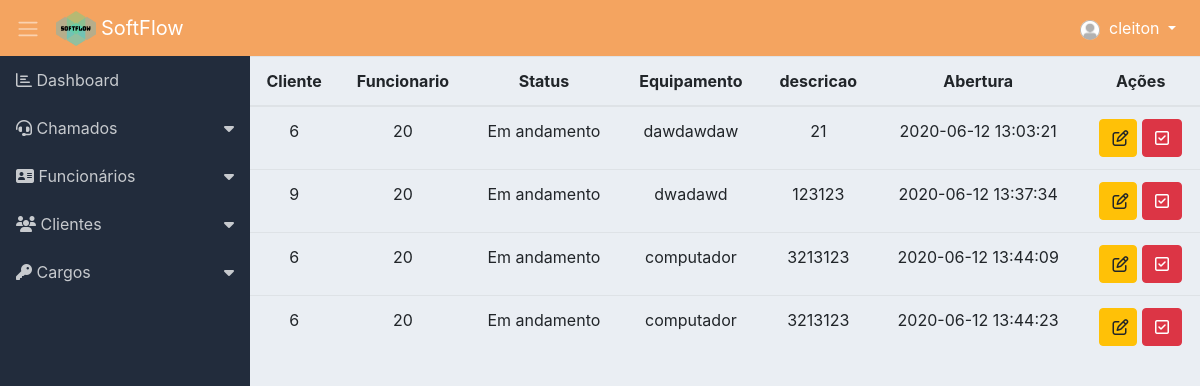
Screenshot of /chamado_andamento.php (signed in) with the database file from the repository.
### tables this page shows
CREATE TABLE `chamado` (
  `id` int(11) NOT NULL,
  `id_cliente` int(11) NOT NULL,
  `id_funcionario` int(11) DEFAULT NULL,
  `status` varchar(155) NOT NULL,
  `equipamento` varchar(115) NOT NULL,
  `descricao` varchar(155) NOT NULL,
  `abertura` varchar(155) NOT NULL,
  `encerramento` varchar(155) DEFAULT NULL
);

### classes/Model.php (called while the page is built, shortened)
<?php
require_once 'Conn.php';
class Model
{
    public function __construct()
    {
        $conn = new Conn();
        $this->db = $conn->getConn();
    }
}

### classes/Conn.php (called while the page is built)
<?php
class Conn {
    public static $Host = "localhost";
    public static $User = "root";
    public static $Pass = "";
    public static $Dbname = "sistema_informatica_pi";
    private static $Connect = null;
    private static function Conectar() {
        try {
            if(self::$Connect == null):
                self::$Connect = new PDO('mysql:host=' . self::$Host .';dbname='.self::$Dbname, self::$User, self::$Pass);
            endif;
        } catch (Exception $ex) {
            echo 'Mensagem: ' . $ex->getMessage();
            die;
        }
        return self::$Connect;
    }
    public function getConn() {
        return self::Conectar();
    }
}

### classes/ChamadoDAO.php (called while the page is built, shortened)
<?php
require_once 'Model.php';
class ChamadoDAO extends Model
{
    public function __construct() {
    	$this->tabela = 'chamado';
    	$this->class = 'Chamado';
    }
    public function listarAndamento($funcionario)
    {
        $sql = "SELECT * FROM {$this->tabela} WHERE id_funcionario = '{$funcionario}' AND status='Em andamento'";
        $stmt = $this->db->prepare($sql);
        $stmt->setFetchMode(PDO::FETCH_CLASS, $this->class);
        $stmt->execute();
        return $stmt->fetchAll();
    }
}

### classes/Chamado.php (called while the page is built, shortened)
<?php
class Chamado
{
	private $id;
	private $id_cliente;
    private $id_funcionario;
	private $status;
	private $descricao;
	private $abertura;
    private $equipamento;
    public function getId()
    {
        return $this->id;
    }
    public function getStatus()
    {
        return $this->status;
    }
    public function getDescricao()
    {
        return $this->descricao;
    }
    public function getAbertura()
    {
        return $this->abertura;
    }
    public function getIdCliente()
    {
        return $this->id_cliente;
    }
    public function getEquipamento()
    {
        return $this->equipamento;
    }
    public function getIdFuncionario()
    {
        return $this->id_funcionario;
    }
}

### chamado_andamento.php (the view, shortened to what this page needs)
<?php include 'layout/header.php'; ?>
<?php include './layout/menu.php'; ?>
<?php
require 'classes/Chamado.php';
require 'classes/ChamadoDAO.php';
$chamadoDAO = new ChamadoDAO();
$funcionario = $_SESSION['id_funcionario'];
$chamados = $chamadoDAO->listarAndamento($funcionario);
?>
<div style="width: 100%;">
	<table class="table text-center">
		<thead>
			<tr>
				<th>Cliente</th>
				<th>Funcionario</th>
				<th>Status</th>
				<th>Equipamento</th>
				<th>descricao</th>
				<th>Abertura</th>
				<th>Ações</th>
			</tr>
		</thead>
		<tbody>
			<?php foreach ($chamados as $chamado) { ?>
				<tr>
					<td><?= $chamado->getIdCliente() ?></td>
					<td><?= $chamado->getIdFuncionario() ?></td>
					<td><?= $chamado->getStatus() ?></td>
					<td><?= $chamado->getEquipamento() ?></td>
					<td><?= $chamado->getDescricao() ?></td>
					<td><?= $chamado->getAbertura() ?></td>
					<td>
						<a class="btn btn-warning" style="padding-right: 8px;" href="form_chamado.php?id=<?= $chamado->getId() ?>"><i class="far fa-edit"></i></a>
						<a class="btn btn-danger" href="controle_chamado.php?acao=finalizarChamado&id=<?= $chamado->getId() ?>" onclick="return confirm('Deseja realmente Finalizar esse chamado?')"><i class="far fa-check-square"></i></a>
					</td>
				</tr>
			<?php } ?>
		</tbody>
	</table>
</div>
<?php include 'layout/footer.php'; ?>

### assets/css/dashboard.css (style rules this page uses)
body { background-color: #eaeef3; }

### rows the page displays
chamado: id_cliente "6", id_funcionario "20", status "Em andamento", equipamento "dawdawdaw", descricao "21", abertura "2020-06-12 13:03:21"
chamado: id_cliente "9", id_funcionario "20", status "Em andamento", equipamento "dwadawd", descricao "123123", abertura "2020-06-12 13:37:34"
chamado: id_cliente "6", id_funcionario "20", status "Em andamento", equipamento "computador", descricao "3213123", abertura "2020-06-12 13:44:09"
chamado: id_cliente "6", id_funcionario "20", status "Em andamento", equipamento "computador", descricao "3213123", abertura "2020-06-12 13:44:23"

### other values shown
$_SESSION['nome'] "cleiton"
